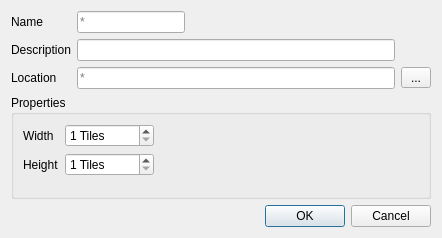
<?xml version="1.0" encoding="UTF-8"?>
<ui version="4.0">
 <class>mbe_newlvldlg</class>
 <widget class="QDialog" name="mbe_newlvldlg">
  <property name="geometry">
   <rect>
    <x>0</x>
    <y>0</y>
    <width>442</width>
    <height>238</height>
   </rect>
  </property>
  <property name="windowTitle">
   <string>Create new level</string>
  </property>
  <layout class="QGridLayout" name="gridLayout_3">
   <item row="0" column="0">
    <layout class="QGridLayout" name="gridLayout_2">
     <item row="3" column="0">
      <widget class="QLabel" name="lbl_location">
       <property name="text">
        <string>Location</string>
       </property>
      </widget>
     </item>
     <item row="0" column="0">
      <widget class="QLabel" name="lbl_name">
       <property name="text">
        <string>Name</string>
       </property>
      </widget>
     </item>
     <item row="3" column="1">
      <widget class="QLineEdit" name="ledit_location">
       <property name="placeholderText">
        <string>*</string>
       </property>
       <property name="clearButtonEnabled">
        <bool>true</bool>
       </property>
      </widget>
     </item>
     <item row="3" column="2">
      <widget class="QToolButton" name="tbtn_browse">
       <property name="minimumSize">
        <size>
         <width>30</width>
         <height>0</height>
        </size>
       </property>
       <property name="text">
        <string>...</string>
       </property>
      </widget>
     </item>
     <item row="2" column="0">
      <widget class="QLabel" name="lbl_desc">
       <property name="text">
        <string>Description</string>
       </property>
      </widget>
     </item>
     <item row="0" column="1">
      <widget class="QLineEdit" name="ledit_name">
       <property name="sizePolicy">
        <sizepolicy hsizetype="Fixed" vsizetype="Fixed">
         <horstretch>0</horstretch>
         <verstretch>0</verstretch>
        </sizepolicy>
       </property>
       <property name="maxLength">
        <number>32</number>
       </property>
       <property name="placeholderText">
        <string>*</string>
       </property>
       <property name="clearButtonEnabled">
        <bool>true</bool>
       </property>
      </widget>
     </item>
     <item row="2" column="1">
      <widget class="QLineEdit" name="ledit_cmt">
       <property name="maxLength">
        <number>256</number>
       </property>
       <property name="clearButtonEnabled">
        <bool>true</bool>
       </property>
      </widget>
     </item>
    </layout>
   </item>
   <item row="1" column="0">
    <layout class="QVBoxLayout" name="lo_props">
     <item>
      <widget class="QGroupBox" name="gb_props">
       <property name="title">
        <string>Properties</string>
       </property>
       <layout class="QGridLayout" name="gridLayout">
        <item row="1" column="1">
         <widget class="QSpinBox" name="spn_height">
          <property name="minimumSize">
           <size>
            <width>50</width>
            <height>0</height>
           </size>
          </property>
          <property name="suffix">
           <string> Tiles</string>
          </property>
          <property name="minimum">
           <number>1</number>
          </property>
          <property name="maximum">
           <number>65535</number>
          </property>
         </widget>
        </item>
        <item row="1" column="0">
         <widget class="QLabel" name="lbl_height">
          <property name="text">
           <string>Height</string>
          </property>
         </widget>
        </item>
        <item row="0" column="2">
         <spacer name="horizontalSpacer">
          <property name="orientation">
           <enum>Qt::Horizontal</enum>
          </property>
          <property name="sizeHint" stdset="0">
           <size>
            <width>40</width>
            <height>20</height>
           </size>
          </property>
         </spacer>
        </item>
        <item row="0" column="0">
         <widget class="QLabel" name="lbl_width">
          <property name="text">
           <string>Width</string>
          </property>
         </widget>
        </item>
        <item row="0" column="1">
         <widget class="QSpinBox" name="spn_width">
          <property name="minimumSize">
           <size>
            <width>50</width>
            <height>0</height>
           </size>
          </property>
          <property name="suffix">
           <string> Tiles</string>
          </property>
          <property name="minimum">
           <number>1</number>
          </property>
          <property name="maximum">
           <number>65535</number>
          </property>
         </widget>
        </item>
        <item row="2" column="0">
         <spacer name="verticalSpacer">
          <property name="orientation">
           <enum>Qt::Vertical</enum>
          </property>
          <property name="sizeType">
           <enum>QSizePolicy::Fixed</enum>
          </property>
          <property name="sizeHint" stdset="0">
           <size>
            <width>20</width>
            <height>10</height>
           </size>
          </property>
         </spacer>
        </item>
       </layout>
      </widget>
     </item>
    </layout>
   </item>
   <item row="2" column="0">
    <widget class="QDialogButtonBox" name="w_btnbox">
     <property name="standardButtons">
      <set>QDialogButtonBox::Cancel|QDialogButtonBox::Ok</set>
     </property>
    </widget>
   </item>
  </layout>
 </widget>
 <resources/>
 <connections/>
</ui>
